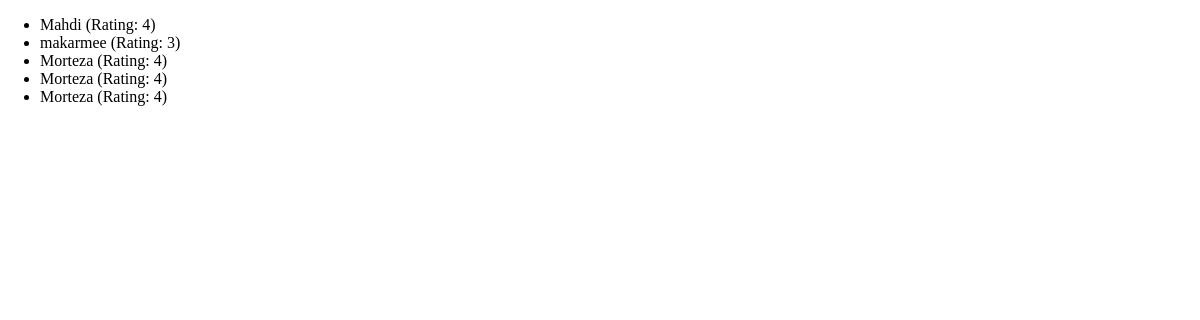
The app's page /reviews, older data.
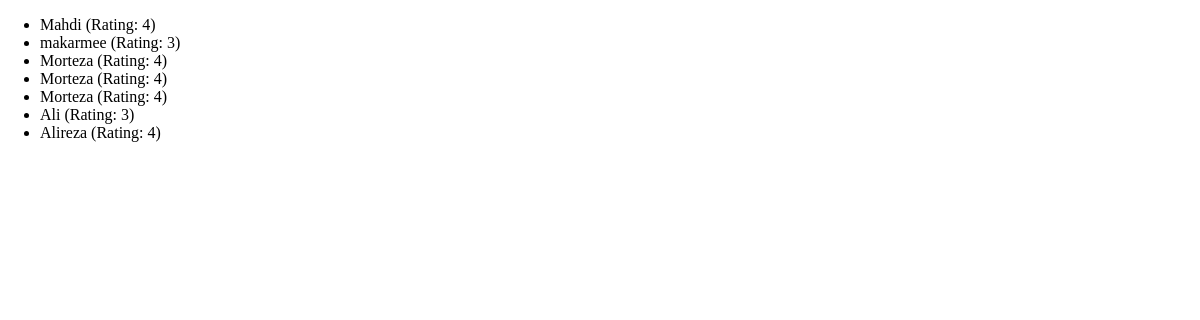
The same page, newer data.
### reviews/models.py (models this page shows)
class Review(models.Model):
  user_name=models.CharField(max_length=100)
  review_text=models.TextField()
  rating=models.IntegerField()

### reviews/views.py (the view)
# urls.py: path('reviews',views.ReviewsListView.as_view()),
class ReviewsListView(ListView):
  template_name='reviews/review_list.html'
  model=Review
  context_object_name='reviews'

### reviews/templates/reviews/review_list.html (shortened to what this page needs)
{% extends "reviews/base.html" %}
{% block content %}
  <ul>
    {% for review in reviews %}
      <li>{{review.user_name}} (Rating: {{review.rating}})</li>
    {% endfor %}
  </ul>
{% endblock  %}

Row changes from the older to the newer data that the page shows:
added Review: user_name "Ali", rating "3"
added Review: user_name "Alireza", rating "4"
